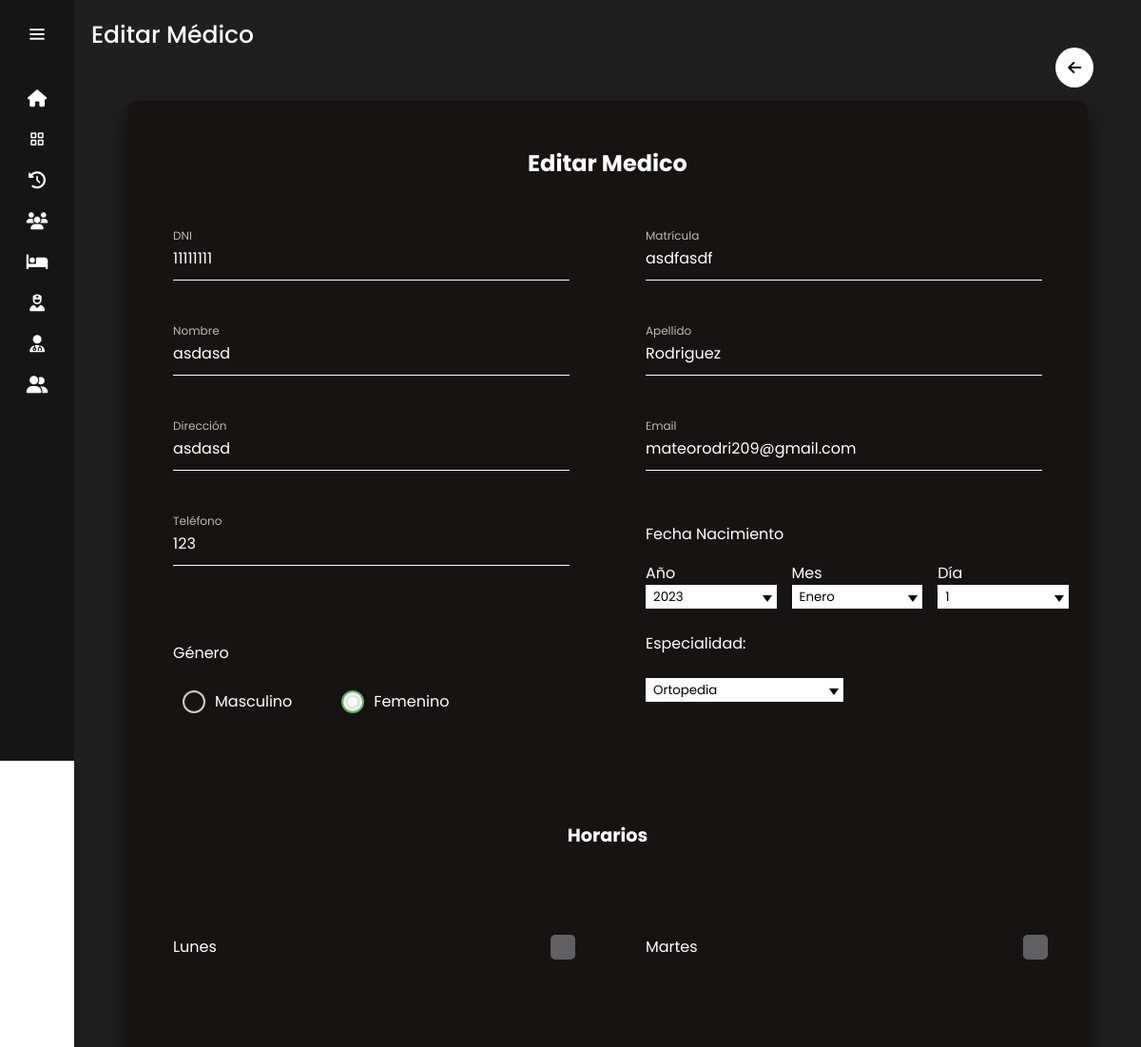
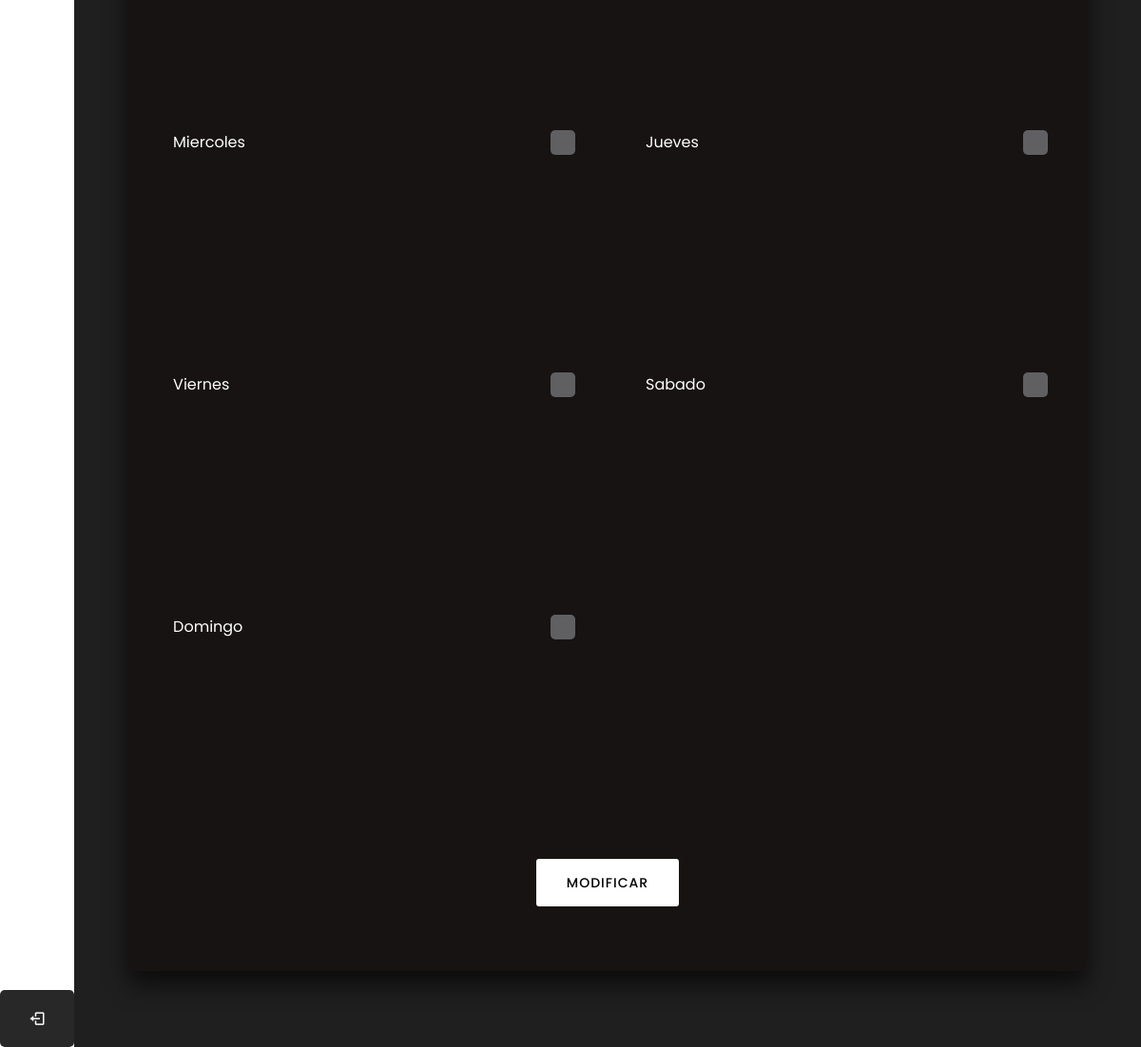
/editar_medico/1/ (signed in), run on the app's committed database (2 pictures, top to bottom).
### sitio/models.py (models this page shows)
class Medico(models.Model):
    DNI=models.CharField(max_length=8)
    nombre=models.CharField(max_length=50)
    apellido=models.CharField(max_length=100)
    matricula=models.CharField(max_length=10)
    direccion = models.TextField()
    email = models.EmailField()
    telefono = models.CharField(max_length=12)
    estado=models.BooleanField(default=False)
    especialidad=models.CharField(max_length=100)
    genero=models.CharField(max_length=12, default='Masculino')
    fecha_nacimiento=models.DateField()
    lunesMI = models.TimeField(null=True)
    lunesMF = models.TimeField(null=True)
    lunesTI = models.TimeField(null=True)
    lunesTF = models.TimeField(null=True)
    martesMI = models.TimeField(null=True)
    martesMF = models.TimeField(null=True)
    martesTI = models.TimeField(null=True)
    martesTF = models.TimeField(null=True)
    miercolesMI = models.TimeField(null=True)
    miercolesMF = models.TimeField(null=True)
    miercolesTI = models.TimeField(null=True)
    miercolesTF = models.TimeField(null=True)
    juevesMI = models.TimeField(null=True)
    juevesMF = models.TimeField(null=True)
    juevesTI = models.TimeField(null=True)
    juevesTF = models.TimeField(null=True)
    viernesMI = models.TimeField(null=True)
    viernesMF = models.TimeField(null=True)
    viernesTI = models.TimeField(null=True)
    viernesTF = models.TimeField(null=True)
    sabadoMI = models.TimeField(null=True)
    sabadoMF = models.TimeField(null=True)
    sabadoTI = models.TimeField(null=True)
    sabadoTF = models.TimeField(null=True)
    domingoMI = models.TimeField(null=True)
    domingoMF = models.TimeField(null=True)
    domingoTI = models.TimeField(null=True)
    domingoTF = models.TimeField(null=True)

### sitio/views.py (the view, shortened to what this page needs)
# urls.py: path('editar_medico/<int:medico_id>/',login_required(views.editar_medico),name='editar_medico'),
@user_passes_test(is_admin)
def editar_medico (request,medico_id):
    medicos=get_object_or_404(Medico,id=medico_id)
    return render(request, 'editar_medico.html',{'medicos':medicos})

### sitio/views.py (called while the page is built)
def is_admin(user):
    return (
        user.groups.filter(name='ADMIN').exists()
    )

### sitio/templates/editar_medico.html (shortened to what this page needs)
{% extends 'layouts/nav.html' %}
{% load static %}
{% block content %}
<head>
    <link rel="stylesheet" href="{% static '/styles/agregar_editar_medicos_enfermeros_styles.css' %}">
</head>
    <div class="text">Editar Médico</div>
    <div class="btn_volver">
        <a href="javascript:history.back(-1)"><i class="fa-solid fa-arrow-left"></i></a>
    </div>
    <div class="container_agregar_medico_enfermero">
        <form class="form_agregar_medico_enfermero" action=""  method="post">
            <h2 class="tit_form_agregar_medico_enfermero">Editar Medico</h2>
            <div class="user-box">
                <input type="text" value="{{ medicos.DNI }}"  maxlength="8" name="dni" required id="dni">
                <label class="label_input">DNI</label>
            </div>
            <div class="user-box">
                <input type="text" value="{{ medicos.matricula }}"  maxlength="8" name="matricula" required id="matricula">
                <label class="label_input">Matrícula</label>
            </div>
            <div class="user-box">
                <input type="text" value="{{ medicos.nombre }}" name="nombre" id="nombreInput" maxlength="50" required>
                <label class="label_input">Nombre</label>
            </div>
            <div class="user-box">
                <input type="text" value="{{ medicos.apellido }}" name="apellido" id="apellidoInput" maxlength="50" required>
                <label class="label_input">Apellido</label>
            </div>
            <div class="user-box">
                <input type="textarea" value="{{ medicos.direccion }}" id="direccionInput" name="direccion" maxlength="200" required>
                <label class="label_input" >Dirección</label>
            </div>
            <div class="user-box email">
                <input type="email" value="{{ medicos.email }}" name="email" required="">
                <label class="label_input">Email</label>
            </div>
            <div class="user-box telefono">
                <input type="tel" value="{{ medicos.telefono }}" id="telefonoInput" name="telefono" required>
                <label class="label_input">Teléfono</label>
            </div>
            <div class="fec_nac">
                <label class="label_fec">Fecha Nacimiento</label>
                <div class="container_fec_nac">
                    <div class="ano_fec_nac">
                        <label class="label_fec">Año</label>
                        <div class="select">
                            {% with medicos.fecha_nacimiento|date:"Y" as año %}
                            <select id="ano" name="ano">
                            </select>
                        </div>
                        {% endwith %}
                    </div>
                    <div class="mes_fec_nac">
                        <label class="label_fec">Mes</label>
                        <div class="select">
                            {% with medicos.fecha_nacimiento|date:"m" as mes %}
                            <select id="mes" name="mes" onchange="ocultarHorasAnteriores('lunes_manana1', 'lunes_manana2')">
                                <option value="1" {% if mes == "01" %}selected{% endif %}>Enero</option>
                            </select>
                            {% endwith %}
                        </div>
                    </div>
                    <div class="dia_fec_nac">
                        <label class="label_fec">Día</label>
                        <div class="select">
                            <select id="diaSelect" name="dia" onchange="ocultarHorasPoseriores('lunes_manana2', 'lunes_manana1')">
                                {% with medicos.fecha_nacimiento|date:"d" as dia %}
                                <option value="1" {% if dia == "01" %}selected{% endif %}>1</option>
                            </select>
                            {% endwith %}
                        </div>
                    </div>
                </div>
            </div>
            <div class="genero user-box">
                <div>
                    <label class="label_input">Género</label>
                </div>
                <div class="radios">
                    <label class="radio-button">
                        <span class="radio"></span>
                        Masculino
                    </label>
                    <label class="radio-button">
                        <span class="radio"></span>
                        Femenino
                    </label>
                </div>
            </div>
        <div class="user-box especialidad">
            <label class="label_select">Especialidad: </label>
            <div class="select">
                <select name="especialidad">
                    <option value="traumatología"{% if medicos.especialidad == "traumatología" %}selected{% endif %}>Ortopedia</option>
                </select>
            </div>
        </div>
        <div class="horario">
            <h3 class="tit_horario">Horarios</h3>
            <div class="dias_semana checkbox_dropdowns">
                <div class="txt_chk_dropdown">
                    <label class="label_fijo">Lunes</label>
                    <label class="checkbox_dropdown_container">
                        <div class="chk_dropdown"></div>
                    </label>
                </div>
            </div>
            <div class="dias_semana checkbox_dropdowns">
                <div class="txt_chk_dropdown">
                    <label class="label_fijo">Martes</label>
                    <label class="checkbox_dropdown_container">
                        <div class="chk_dropdown"></div>
                    </label>
                </div>
            </div>
            <div class="dias_semana checkbox_dropdowns">
                <div class="txt_chk_dropdown">
                    <label class="label_fijo">Miercoles</label>
                    <label class="checkbox_dropdown_container">
                        <div class="chk_dropdown"></div>
                    </label>
                </div>
            </div>
            <div class="dias_semana checkbox_dropdowns">
                <div class="txt_chk_dropdown">
                    <label class="label_fijo">Jueves</label>
                    <label class="checkbox_dropdown_container">
                        <div class="chk_dropdown"></div>
                    </label>
                </div>
            </div>
            <div class="dias_semana checkbox_dropdowns">
                <div class="txt_chk_dropdown">
                    <label class="label_fijo">Viernes</label>
                    <label class="checkbox_dropdown_container">
                        <div class="chk_dropdown"></div>
                    </label>
                </div>
            </div>
            <div class="dias_semana checkbox_dropdowns">
                <div class="txt_chk_dropdown">
                    <label class="label_fijo">Sabado</label>
                    <label class="checkbox_dropdown_container">
                        <div class="chk_dropdown"></div>
                    </label>
                </div>
            </div>
            <div class="dias_semana checkbox_dropdowns">
                <div class="txt_chk_dropdown">
                    <label class="label_fijo">Domingo</label>
                    <label class="checkbox_dropdown_container">
                        <div class="chk_dropdown"></div>
                    </label>
                </div>
            </div>
        </div>
            <div class="button_agregar_medico_enfermero">
                <button><span></span><p data-start="good luck!" data-text="MEDICO!" data-title="MODIFICAR"></p></button>
            </div>
        </form>
    </div>
{% endblock %}

### sitio/static/Styles/nav_styles.css (style rules this page uses)
body { position: relative; }
:root { --color-default:#151515; --color-second:#292828; --color-white:#fff; --color-body:#1F1F1F; --color-light:#e0e0e0; --color-text:#fff; }
* { padding: 0%; margin: 0%; box-sizing: border-box; font-family: 'Poppins', sans-serif; }
body { min-height: 100vh; }
.home-section .text { display: inline-block; color:var(--color-text); font-size: 25px; font-weight: 500; margin: 18px; }
.btn_volver { color: black; background-color: white; padding: .8em; border-radius: 100%; position: absolute; top: 50px; right: 50px; }
.btn_volver a { color: black; text-decoration: none; }

### data on the page
Medico: dni "11111111", matricula "asdfasdf", nombre "asdasd", apellido "Rodriguez", direccion "asdasd", email "mateorodri209@gmail.com", telefono "123", especialidad "Ortopedia"
